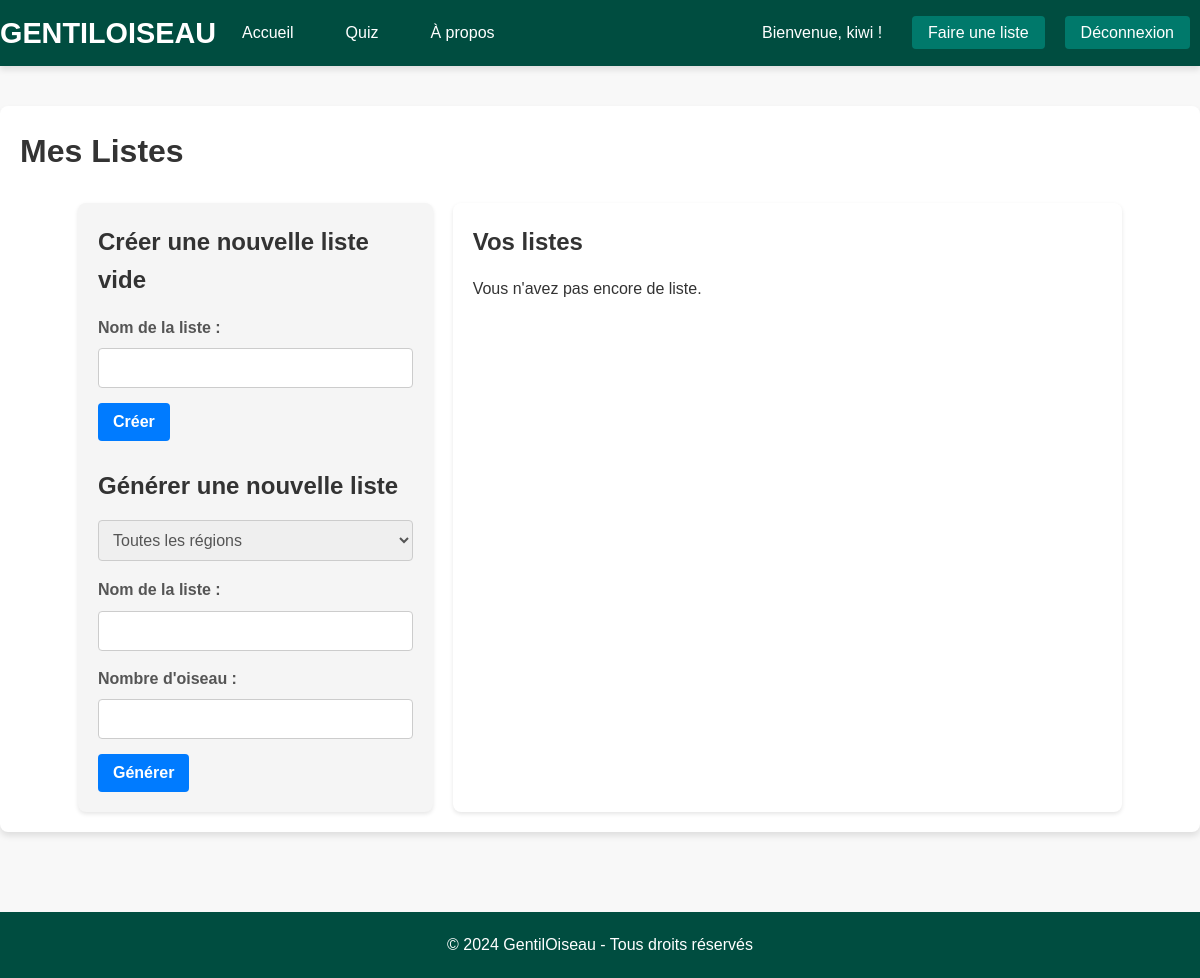
/mes_listes (signed in), run on an earlier commit of the app's database.
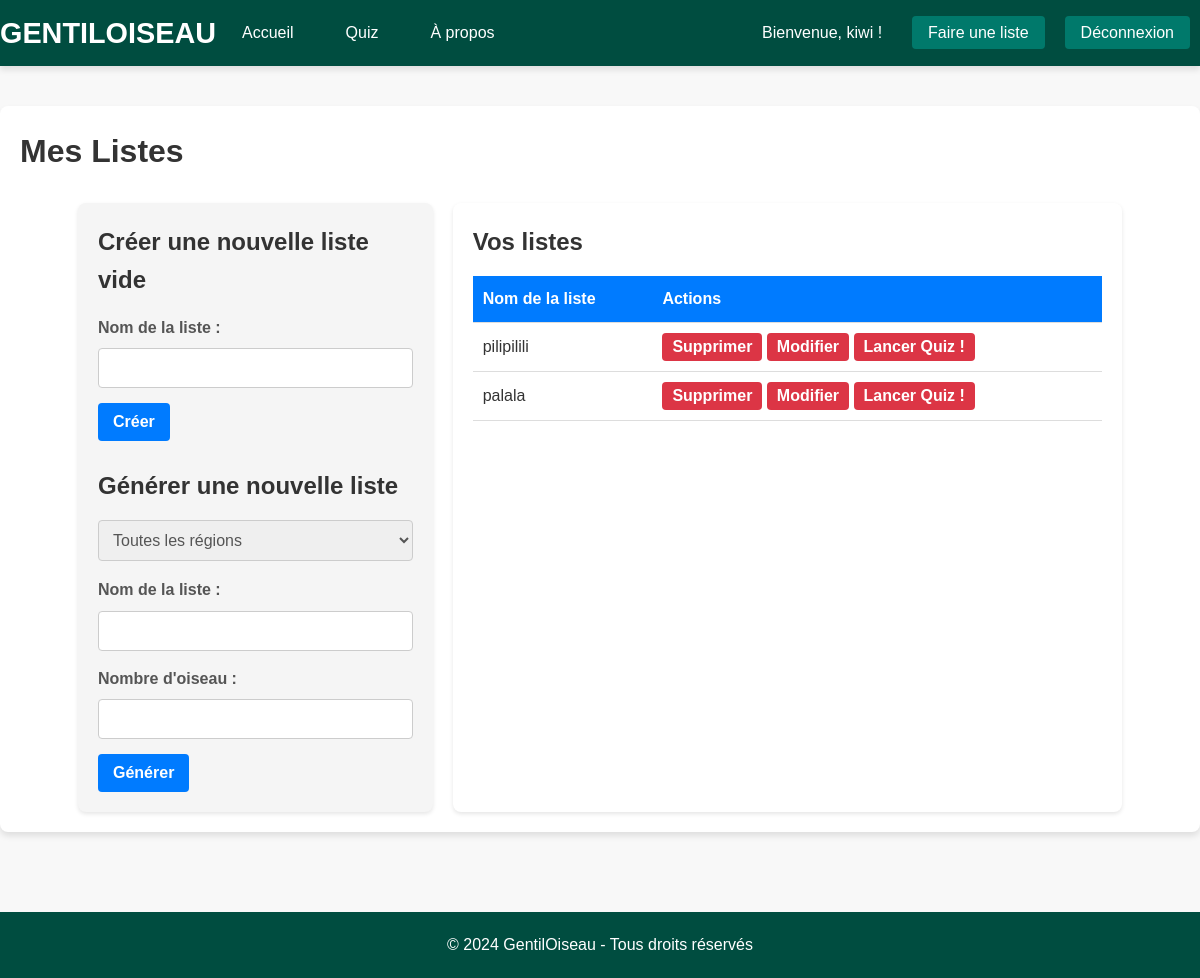
And on a later commit of the database.
### services/models.py (models this page shows, shortened)
class Utilisateur(db.Model):
    id_utilisateur = db.Column(db.Integer, primary_key=True)
    nom_utilisateur = db.Column(db.String(50), unique=True, nullable=False)
    email = db.Column(db.String(120), unique=True, nullable=False)
    mot_de_passe = db.Column(db.String(128), nullable=False)
    reset_token = db.Column(db.String(120), nullable=True)

class Liste(db.Model):
    id_liste = db.Column(db.Integer, primary_key=True)
    utilisateur_id = db.Column(db.Integer, db.ForeignKey('utilisateur.id_utilisateur'))
    nom_liste = db.Column(db.String(100), nullable=False)
    utilisateur = db.relationship('Utilisateur', backref=db.backref('listes', lazy=True))

### routes/liste_routes.py (the view)
@liste_routes.route('/mes_listes')
@login_required
def mes_listes():
    id_utilisateur = session.get('id_utilisateur')
    listes = Liste.query.filter_by(utilisateur_id=id_utilisateur).all()
    return render_template('mes_listes.html', listes=listes)

### templates/mes_listes.html (shortened to what this page needs)
{% extends 'base.html' %}
{% block css %}
<link rel="stylesheet" href="{{ url_for('static', filename='css/mes_listes.css') }}">
{% endblock %}
{% block content %}
<header>
    <h1>Mes Listes</h1>
    <br>
</header>
<div class="container">
    <section id="creation-liste">
        <h2>Créer une nouvelle liste vide</h2>
        <form action="{{ url_for('liste_routes.creer_liste') }}" method="POST" class="general">
            <label for="nom">Nom de la liste :</label>
            <input type="text" id="nom" name="nom" required>
            <button type="submit">Créer</button>
        </form>
        <br>
        <h2>Générer une nouvelle liste</h2>
        <form action="{{ url_for('liste_routes.generer_liste') }}" method="POST" class="general">
            <select id="region-select" class="quiz-region-select">
                <option value="">Toutes les régions</option>
            </select>
            <label for="nom">Nom de la liste :</label>
            <input type="text" id="nom" name="nom" required>
            <label for="nombre-oiseau">Nombre d'oiseau :</label>
            <input type="text" id="nombre-oiseau" name="nombre-oiseau" required>
            <button type="submit">Générer</button>
        </form>
    </section>
    <section id="listes-existantes">
        <h2>Vos listes</h2>
        {% if listes %}
            <table>
                <thead>
                    <tr>
                        <th>Nom de la liste</th>
                        <th>Actions</th>
                    </tr>
                </thead>
                <tbody>
                    {% for liste in listes %}
                        <tr>
                            <td>{{ liste.nom_liste }}</td>
                            <td>
                                <form action="{{ url_for('liste_routes.supprimer_liste', liste_id=liste.id_liste) }}" method="POST" style="display:inline;">
                                    <button type="submit" class="form-exeption" onclick="return confirm('Êtes-vous sûr de vouloir supprimer cette liste ?');">
                                        Supprimer
                                    </button>
                                </form>
                                <form action="{{ url_for('liste_routes.modifier_liste', liste_id=liste.id_liste) }}" method="POST" style="display:inline;">
                                    <button type="submit" class="form-exeption" >
                                        Modifier
                                    </button>
                                </form>
                                <form  method="POST" style="display:inline;">
                                    <button type="submit" class="form-exeption" >
                                        Lancer Quiz !
                                    </button>
                                </form>
                            </td>
                        </tr>
                    {% endfor %}
                </tbody>
            </table>
        {% else %}
            <p>Vous n'avez pas encore de liste.</p>
        {% endif %}
    </section>
</div>
{% endblock %}

### templates/base.html (shortened to what this page needs)
<!DOCTYPE html>
<html lang="fr">
<head>
    {% block css %}{% endblock %}
    <link rel="stylesheet" href="{{ url_for('static', filename='css/styles.css') }}">
</head>
<body class="page-body">
    <header class="header">
        <nav class="navbar">
            <div class="navbar-container">
                <a href="/" class="logo" aria-label="Retour à l'accueil de GentilOiseau">GentilOiseau</a>
                <ul class="nav-links nav-links-left">
                    <li class="nav-item {{ 'active' if request.path == '/' else '' }}">
                        <a href="/" class="nav-link">Accueil</a>
                    </li>
                    <li class="nav-item {{ 'active' if request.path == '/quiz' else '' }}">
                        <a href="/quiz" class="nav-link">Quiz</a>
                    </li>
                    <li class="nav-item {{ 'active' if request.path == '/about' else '' }}">
                        <a href="/about" class="nav-link">À propos </a>
                    </li>
                </ul>
                <ul class="nav-links nav-links-right">
                    {% if current_user.is_authenticated %}
                        <li class="nav-item">
                            <span class="user-welcome">Bienvenue, {{ current_user.nom_utilisateur }} !</span>
                        </li>
                        <li class="nav-item {{ 'active' if request.path == '/mes_listes' else '' }}">
                            <a href="/mes_listes" class="nav-link">Faire une liste</a>
                        </li>
                        <li class="nav-item {{ 'active' if request.path == '/mes_listes' else '' }}">
                            <a href="/logout" class="nav-link">Déconnexion</a>
                        </li>
                    {% endif %}
                </ul>
            </div>
        </nav>
    </header>
    <main class="main-content">
        <div class="content-container">
            {% block content %}{% endblock %}
        </div>
    </main>
    <footer class="footer">
        <div class="footer-container">
            <p class="footer-text">&copy; 2024 GentilOiseau - Tous droits réservés</p>
        </div>
    </footer>
</body>
</html>

### static/css/mes_listes.css (style rules this page uses)
.container { display: flex; justify-content: space-between; gap: 20px; }
#creation-liste, #listes-existantes { flex: 1; }
#creation-liste { flex: 1; background-color: #f5f5f5; padding: 20px; border-radius: 8px; box-shadow: 0 2px 4px rgba(0, 0, 0, 0.1); }
#creation-liste h2 { margin-bottom: 15px; font-size: 1.5rem; color: #333; }
#creation-liste form label { display: block; margin-bottom: 8px; font-weight: bold; color: #555; }
#creation-liste form input { width: 100%; padding: 10px; margin-bottom: 15px; border: 1px solid #ccc; border-radius: 4px; }
#creation-liste form button { background-color: #007bff; color: white; padding: 10px 15px; border: none; border-radius: 4px; cursor: pointer; }
#listes-existantes { flex: 2; background-color: #ffffff; padding: 20px; border-radius: 8px; box-shadow: 0 2px 4px rgba(0, 0, 0, 0.1); }
#listes-existantes h2 { margin-bottom: 15px; font-size: 1.5rem; color: #333; }
#listes-existantes table { width: 100%; border-collapse: collapse; margin-top: 10px; }
#listes-existantes table th, #listes-existantes table td { text-align: left; padding: 10px; border-bottom: 1px solid #ddd; }
#listes-existantes table th { background-color: #007bff; color: white; }
#listes-existantes table td button { background-color: #dc3545; color: white; padding: 5px 10px; border: none; border-radius: 4px; cursor: pointer; }

### static/css/styles.css (style rules this page uses)
* { margin: 0; padding: 0; box-sizing: border-box; font-family: Arial, sans-serif; }
body.page-body { background-color: #f8f8f8; color: #333; line-height: 1.6; font-size: 16px; }
a { text-decoration: none; color: inherit; }
.container { width: 90%; max-width: 1200px; margin: 0 auto; }
.header { background-color: #004d40; padding: 10px 0; box-shadow: 0 4px 6px rgba(0, 0, 0, 0.1); }
.navbar { display: flex; justify-content: space-between; align-items: center; }
.navbar-container { display: flex; justify-content: space-between; width: 100%; }
.logo { font-size: 1.8rem; color: #fff; font-weight: bold; text-transform: uppercase; }
.nav-links { list-style: none; display: flex; padding: 0; }
.nav-links-left, .nav-links-right { display: flex; align-items: center; }
.nav-links-left { margin-right: auto; }
.nav-links-right { margin-left: auto; }
.nav-item { margin: 0 10px; }
.nav-link { color: #fff; font-size: 1rem; padding: 8px 16px; border-radius: 4px; transition: background-color 0.3s ease; }
.nav-item.active .nav-link { background-color: #00796b; }
.user-welcome { color: #fff; margin-right: 10px; }
.main-content { padding: 40px 0; }
.content-container { background-color: #ffffff; padding: 20px; border-radius: 8px; box-shadow: 0 4px 6px rgba(0, 0, 0, 0.1); }
.footer { background-color: #004d40; color: #fff; text-align: center; padding: 20px 0; margin-top: 40px; }
.footer-container { width: 100%; }
.footer-text { font-size: 1rem; margin: 0; }
form label { display: block; margin-bottom: 8px; font-weight: bold; color: #333; }
form input[type="text"], form input[type="email"], form input[type="password"], form textarea, form select { width: 100%; padding: 10px; margin-bottom: 16px; border: 1px solid #ccc; border-radius: 4px; font-size: 16px; color: #555; transition: border-color 0.3s ease, box-shadow 0.3s ease; }
form button { display: inline-block; padding: 10px 20px; font-size: 16px; font-weight: bold; color: #fff; background-color: #007BFF; border: none; border-radius: 4px; cursor: pointer; transition: background-color 0.3s ease; }
.form-exeption { padding: 0px }

What changed in the data, as far as the page shows it:
added Liste: nom_liste "pilipilili"
added Liste: nom_liste "palala"
Also different on the page:
text no longer shown: "Vous n'avez pas encore de liste."
text now shown: "Nom de la liste Actions"
